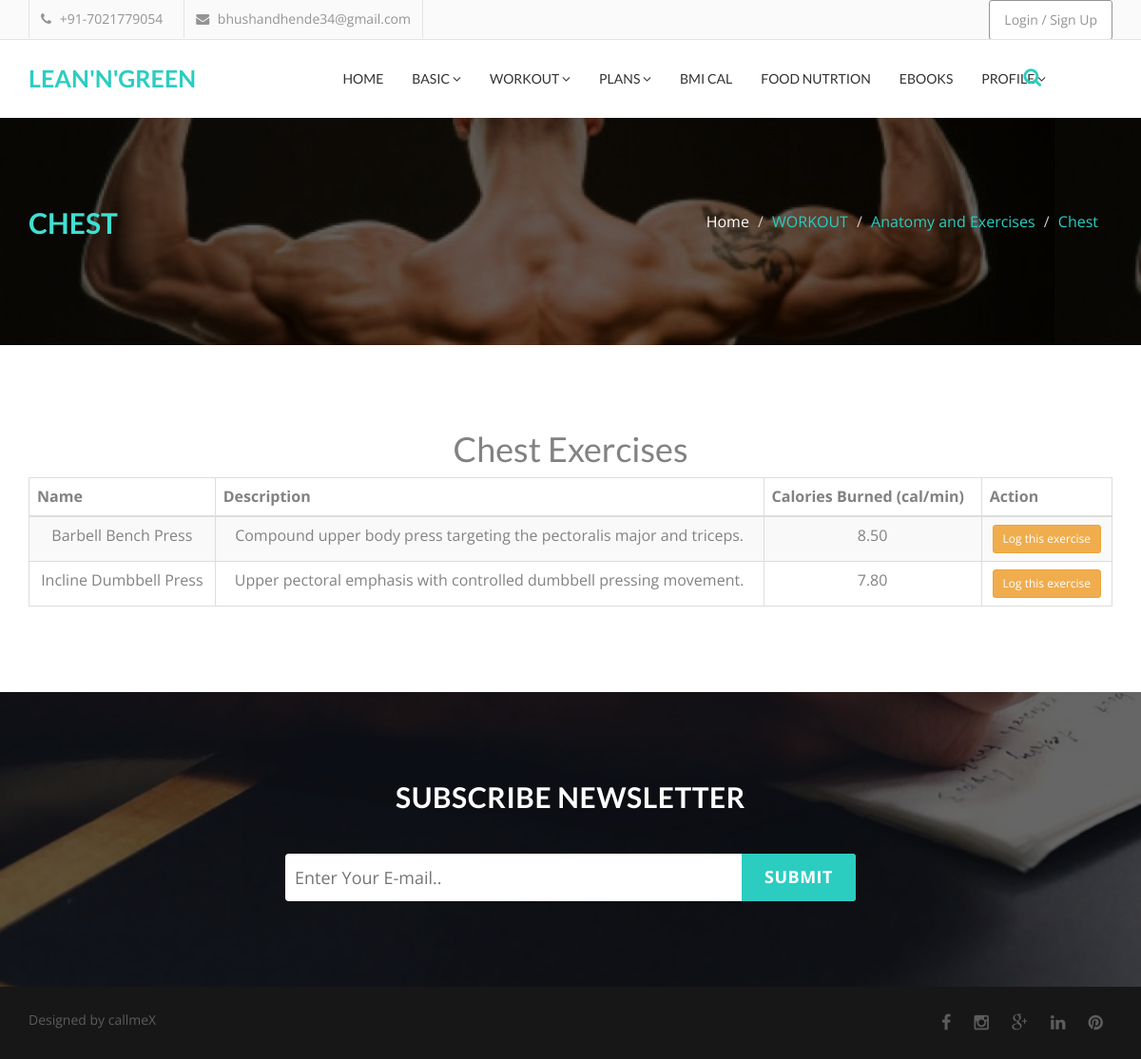
/Chest.php, run on the app's committed database.
### tables this page shows
CREATE TABLE `exercises` (
  `id` INT(11) NOT NULL AUTO_INCREMENT,
  `name` VARCHAR(150) NOT NULL,
  `muscle_group` VARCHAR(50) NOT NULL,
  `description` TEXT,
  `avg_calories_burned_per_min` DECIMAL(5,2) DEFAULT 8.00,
  PRIMARY KEY (`id`)
);

### Chest.php (the view, shortened to what this page needs)
<!DOCTYPE html>
<html lang="en">
  <head>
    <link href="assets/css/font-awesome.css" rel="stylesheet">
    <link href="assets/css/bootstrap.css" rel="stylesheet">
    <link rel="stylesheet" type="text/css" href="assets/css/slick.css"/>
    <link rel="stylesheet" href="assets/css/jquery.fancybox.css" type="text/css" media="screen" />
    <link rel="stylesheet" type="text/css" href="assets/css/animate.css"/>
    <link rel="stylesheet" type="text/css" href="assets/css/bootstrap-progressbar-3.3.4.css"/>
    <link id="switcher" href="assets/css/theme-color/default-theme.css" rel="stylesheet">
    <link href="style.css" rel="stylesheet">
  </head>
  <body>
  <?php
  include('nav.php');
  ?>
  <section id="single-page-header4">
    <div class="overlay">
      <div class="container">
        <div class="row">
          <div class="col-md-6 col-sm-6 col-xs-12">
            <div class="single-page-header-left">
              <h2>chest</h2>
            </div>
          </div>
          <div class="col-md-6 col-sm-6 col-xs-12">
            <div class="single-page-header-right">
              <ol class="breadcrumb">
                <li><a href="#">Home</a></li>
                <li class="active">WORKOUT</li>
                <li class="active">Anatomy and Exercises</li>
                <li class="active">Chest</li>
              </ol>
            </div>
          </div>
        </div>
      </div>
    </div>
  </section>
  <section id="error">
    <div class="container">
      <div class="row">
        <div class="col-md-12">
          <div class="errror-page-area">
            <div class="error-content">
              <?php
              include('db.php');
                $query = "SELECT * FROM exercises WHERE muscle_group = 'Chest' ORDER BY name";
                $stmt = $pdo->prepare($query);
                $stmt->execute();
                $exercises = $stmt->fetchAll(PDO::FETCH_ASSOC);
                ?>
                <h1>Chest Exercises</h1>
                <div class="table-responsive">
                <table class="table table-bordered table-striped">
                  <thead>
                  <tr>
                    <th>Name</th>
                    <th>Description</th>
                    <th>Calories Burned (cal/min)</th>
                    <th>Action</th>
                  </tr>
                  </thead>
                  <tbody>
                  <?php foreach ($exercises as $exercise): ?>
                    <tr>
                      <td><?= htmlspecialchars($exercise['name']) ?></td>
                      <td><?= htmlspecialchars($exercise['description']) ?></td>
                      <td><?= htmlspecialchars($exercise['avg_calories_burned_per_min']) ?></td>
                      <td>
                        <?php
                          if (isset($_SESSION['id'])): ?>
                            <a href="log_exercise.php?exercise_id=<?= urlencode($exercise['id']) ?>&muscle_group=Chest"
                               class="btn btn-success btn-sm">
                              Log this exercise
                            </a>
                        <?php else: ?>
                            <button class="btn btn-warning btn-sm" onclick="alert('Login required to log this exercise!')">
                              Log this exercise
                            </button>
                        <?php endif; ?>
                      </td>
                    </tr>
                  <?php endforeach; ?>
                  </tbody>
                </table>
                </div>
            </div>
          </div>
        </div>
      </div>
    </div>
  </section>
  <?php include('footer.php'); ?>
  </body>
</html>

### assets/css/theme-color/default-theme.css (style rules this page uses)
.single-page-header-right .breadcrumb li { color: #2bcdc1; }

### style.css (style rules this page uses)
body { font-family: 'Open Sans', sans-serif; font-size: 16px; overflow-x: hidden !important; color: #838282; }
a { text-decoration: none; color: #2f2f2f; }
h1,h2,h3,h4,h5,h6 { font-family: 'Lato', sans-serif; }
h2 { color: #fff; font-size: 30px; font-weight: 700; line-height: 40px; margin: 0; padding-bottom: 10px; }
#single-page-header4 { background-attachment: fixed !important; background-image: url("assets/images/Back.jpg"); background-repeat: repeat; background-size: auto; color: #ffffff; display: inline; float: left; width: 100%; }
.overlay { background-color: rgba(0,0,0,0.6); padding: 90px 0; float: left; width: 100%; }
.single-page-header-left { display: inline; float: left; width: 100%; }
.single-page-header-left h2 { text-transform: uppercase; color: turquoise; }
.single-page-header-right { display: inline; float: left; width: 100%; }
.single-page-header-right .breadcrumb { background: transparent none repeat scroll 0 0; border-radius: 0; text-align: right; }
.single-page-header-right .breadcrumb li a { color: #fff; }
#error { display: inline; float: left; padding: 70px 0; width: 100%; }
.errror-page-area { display: inline; float: left; text-align: center; width: 100%; }
.error-content { display: inline; float: left; text-align: center; width: 100%; }

### data on the page
exercises: name "Barbell Bench Press", description "Compound upper body press targeting the pectoralis major and triceps.", avg_calories_burned_per_min "8.50"
exercises: name "Incline Dumbbell Press", description "Upper pectoral emphasis with controlled dumbbell pressing movement.", avg_calories_burned_per_min "7.80"
